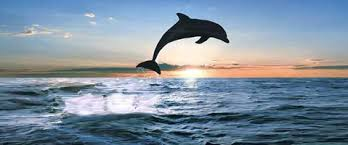
#> input picture dolphin.jpeg, 348 x 145 px
$ python SeamCarving.py --image dolphin.jpeg
#> lines starting #> are read from the running program, lines starting #| are printed output that depends on the picture
# This class will be used to implement SeamCarving

# import the necessary packages
from skimage import transform
from skimage import filters
import Tkinter as tk
import argparse
import cv2
# construct the argument parse and parse the arguments
ap = argparse.ArgumentParser()
ap.add_argument("-i", "--image", required=True,
    help="path to input image file")
ap.add_argument("-d", "--direction", type=str,
    default="vertical", help="seam removal direction")
args = vars(ap.parse_args())

# load the image and convert it to grayscale
image = cv2.imread(args["image"])
#> image is the input picture: shape (145, 348, 3); mean B, G, R 158.4, 143.1, 126.5
gray = cv2.cvtColor(image, cv2.COLOR_BGR2GRAY)
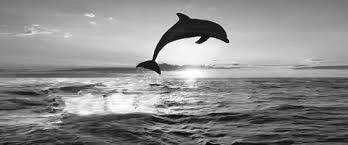
#> gray: shape (145, 348); min 0, max 255, mean 139.9

# compute the Sobel gradient magnitude representation
# of the image -- this will serve as our "energy map"
# input to the seam carving algorithm
mag = filters.sobel(gray.astype("float"))
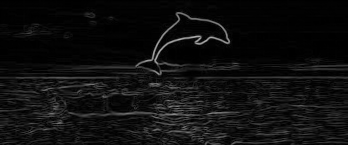
#> mag: shape (145, 348) float64; min 0, max 180.8, mean 15.1

# show the original image
cv2.imshow("Original", image)

# loop over a number of seams to remove
for numSeams in range(20, 140, 20):
    # perform seam carving, removing the desired number
    # of frames from the image -- `vertical` cuts will
    # change the image width while `horizontal` cuts will
    # change the image height
#> (the run stopped early here; a loop or call above may not have finished)
